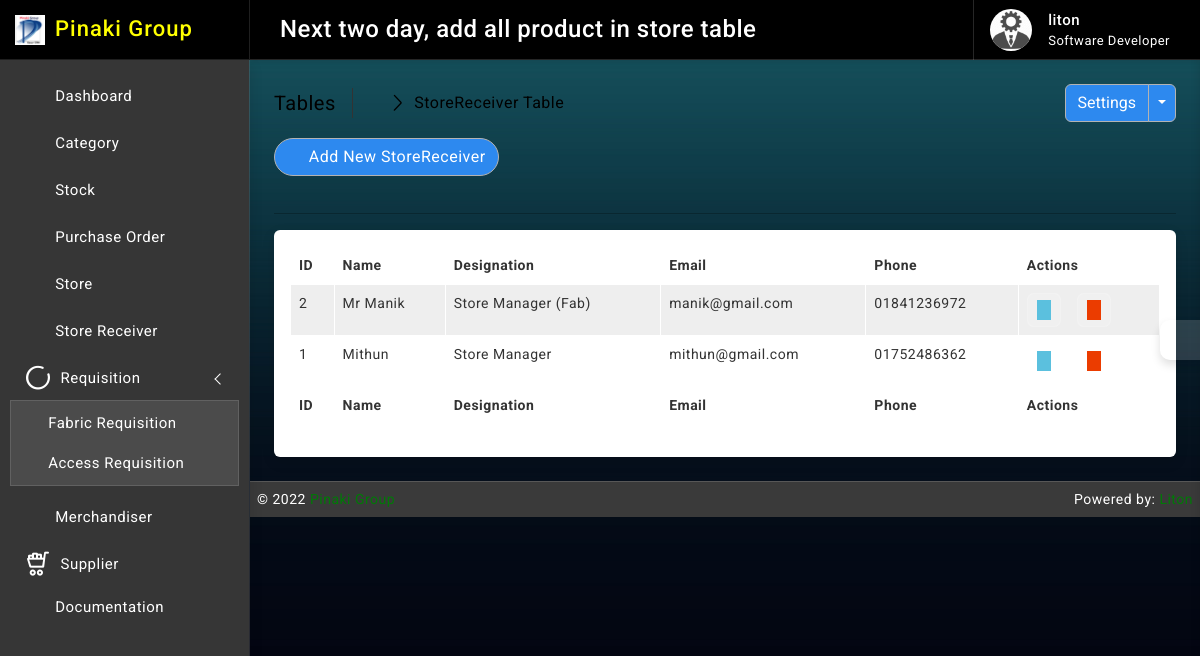
Before: /store_receiver/ (signed in) with the older database file.
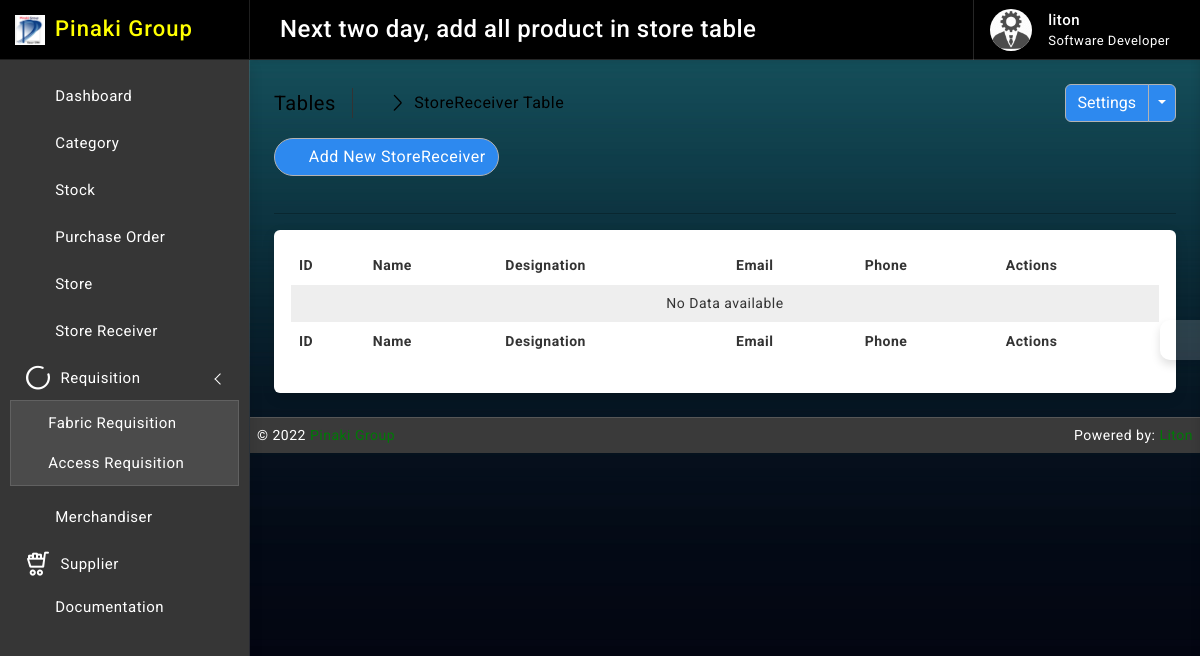
After: the same page with the newer database file.
### store_receiver/models.py (models this page shows, shortened)
class StoreReceiver(models.Model):
    name = models.CharField(max_length=64, null=True, unique=True, blank=True)
    designation = models.CharField(max_length=64, null=True, blank=True)
    email = models.EmailField(max_length=64, blank=True, unique=True)
    phone = models.CharField(max_length=16, null=True, blank=True, unique=True)
    created_at = models.DateTimeField(auto_now_add=True, auto_now=False)
    updated_at = models.DateTimeField(auto_now_add=False, auto_now=True)

### accounts/decorators.py (the view)
        def wrapper_func(request, *args, **kwargs):
            group = None
            if request.user.groups.exists():
                group = request.user.groups.all()[0].name
            if group in allowed_roles:
                return view_func(request, *args, **kwargs)
            else:
                return render(request, 'accounts/index.html')

### store_receiver/views.py (called while the page is built)
@login_required
@allowed_users(allowed_roles=['admin', 'store'])
def storeRec_read(request):
    storeRec_data = StoreReceiver.objects.all().order_by('-id')
    context = {
        'storeRec_data': storeRec_data
    }
    return render(request, 'store_receiver/read.html', context)

### templates/store_receiver/read.html (shortened to what this page needs)
{% extends 'base/base.html' %}
{% block body %}
{% load static %}
		<div class="page-wrapper">
			<div class="page-content">
				<div class="page-breadcrumb d-none d-sm-flex align-items-center mb-3">
					<div class="breadcrumb-title pe-3">Tables</div>
					<div class="ps-3">
						<nav aria-label="breadcrumb">
							<ol class="breadcrumb mb-0 p-0">
								<li class="breadcrumb-item"><a href="#"><i class="bx bx-home-alt"></i></a>
								</li>
								<li class="breadcrumb-item active" aria-current="page">StoreReceiver Table</li>
							</ol>
						</nav>
					</div>
					<div class="ms-auto">
						<div class="btn-group">
							<button type="button" class="btn btn-light">Settings</button>
							<button type="button" class="btn btn-light dropdown-toggle dropdown-toggle-split" data-bs-toggle="dropdown">	<span class="visually-hidden">Toggle Dropdown</span>
							</button>
						</div>
					</div>
				</div>
                <div class="ms-auto"><a href="/store_receiver/create/" class="btn btn-light radius-30 mt-2 mt-lg-0"><i class="bx bxs-plus-square"></i>Add New StoreReceiver</a></div><br>
				<hr/>
				<div class="card">
					<div class="card-body">
						<div class="table-responsive">
							<table id="example2" class="table table-striped table-bordered">
								<thead>
									<tr>
										<th>ID</th>
										<th>Name</th>
										<th>Designation</th>
                                        <th>Email</th>
                                        <th>Phone</th>
										<th>Actions</th>
									</tr>
								</thead>
								<tbody>
									{% for data in storeRec_data %}
									<tr>
									   <td>{{ data.id }}</td>
									   <td>{{ data.name }}</td>
									   <td>{{ data.designation }}</td>
                                       <td>{{ data.email }}</td>
                                       <td>{{ data.phone }}</td>
									   <td class="center">
										<div class="d-flex order-actions">
											<a class="" href="{% url 'storeRec_update' data.id %}">
												<i class='bx bxs-edit'></i>
											</a>
											<a class="ms-3" href="{% url 'storeRec_delete' data.id %}" onclick="return confirm('Are you sure?');">
												<i class='bx bxs-trash'></i>
											</a>
										</div>
									   </td>
									</tr>
								 {% endfor %}
								 {% if not storeRec_data %}
								 <tr>
									 <td colspan="10" class="text-center">No Data available</td>
								 </tr>
								 {% endif %}
								</tbody>
								<tfoot>
									<tr>
										<th>ID</th>
										<th>Name</th>
										<th>Designation</th>
                                        <th>Email</th>
                                        <th>Phone</th>
										<th>Actions</th>
									</tr>
								</tfoot>
							</table>
						</div>
					</div>
				</div>
			</div>
		</div>
{% endblock body %}

### templates/base/slider.html (shortened to what this page needs)
{% load static %}
		<div class="sidebar-wrapper" data-simplebar="true">
			<div class="sidebar-header">
				<div>
					<img src="{% static 'images/logo-icon.png' %}" class="logo-icon" alt="logo icon">
				</div>
				<div>
					<h4 class="logo-text">Pinaki Group</h4>
				</div>
				<div class="toggle-icon ms-auto"><i class='bx bx-arrow-to-left'></i>
				</div>
			</div>
			<ul class="metismenu" id="menu">
				<li>
					<a href="{% url 'home' %}">
						<div class="parent-icon"><i class='bx bx-home-circle'></i>
						</div>
						<div class="menu-title">Dashboard</div>
					</a>
				</li>
				{% for group in user.groups.all %}
				{% if group.name == "merchandiser" %}
						<li>
							<a href="{% url 'merchandiser_read' %}">
								<div class="parent-icon"><i class='bx bx-cookie'></i>
								</div>
								<div class="menu-title">Merchandiser</div>
							</a>
						</li>
						<li>
							<a href="/supplier/create/">
								<div class="parent-icon"><i class='lni lni-cart-full'></i>
								</div>
								<div class="menu-title">Supplier</div>
							</a>
						</li>
					{% else %}
					<li>
						<a href="{% url 'category_read' %}">
							<div class="parent-icon"><i class='bx bx-grid-alt'></i>
							</div>
							<div class="menu-title">Category</div>
						</a>
					</li>
					<li>
						<a href="{% url 'stock_read' %}">
							<div class="parent-icon"><i class='bx bx-cookie'></i>
							</div>
							<div class="menu-title">Stock</div>
						</a>
					</li>
					<li>
						<a href="{% url 'po_read' %}">
							<div class="parent-icon"><i class='bx bx-cart'></i>
							</div>
							<div class="menu-title">Purchase Order</div>
						</a>
					</li>
					<li>
						<a href="{% url 'store_read' %}">
							<div class="parent-icon"><i class='bx bx-cart'></i>
							</div>
							<div class="menu-title">Store</div>
						</a>
					</li>
						<li>
							<a href="{% url 'storeRec_read' %}">
								<div class="parent-icon"><i class='bx bx-cookie'></i>
								</div>
								<div class="menu-title">Store Receiver</div>
							</a>
						</li>
						<li>
							<a href="javascript:;" class="has-arrow">
								<div class="parent-icon"><i class='lni lni-spiner-solid'></i>
								</div>
								<div class="menu-title">Requisition</div>
							</a>
							<ul>
								<li> <a href="{% url 'fabricr_read' %}"><i class="bx bx-right-arrow-alt"></i>Fabric Requisition</a>
								</li>
								<li> <a href="{% url 'ar_read' %}"><i class="bx bx-right-arrow-alt"></i>Access Requisition</a>
								</li>
							</ul>
						</li>
					<li>
						<li>
							<a href="{% url 'merchandiser_read' %}">
								<div class="parent-icon"><i class='bx bx-cookie'></i>
								</div>
								<div class="menu-title">Merchandiser</div>
							</a>
						</li>
						<li>
							<a href="/supplier/create/">
								<div class="parent-icon"><i class='lni lni-cart-full'></i>
								</div>
								<div class="menu-title">Supplier</div>
							</a>
						</li>
					{% endif %}
				{% endfor %}
					<a href="https://codervent.com/dashtreme/documentation/index.html" target="_blank">
						<div class="parent-icon"><i class="bx bx-folder"></i>
						</div>
						<div class="menu-title">Documentation</div>
					</a>
				</li>
			</ul>
		</div>

Changed rows visible on the page:
removed StoreReceiver: id "2", name "Mr Manik", designation "Store Manager (Fab)", email "manik@gmail.com", phone "01841236972"
removed StoreReceiver: id "1", name "Mithun", designation "Store Manager", email "mithun@gmail.com", phone "01752486362"
Other visible differences:
text now shown: "No Data available"
